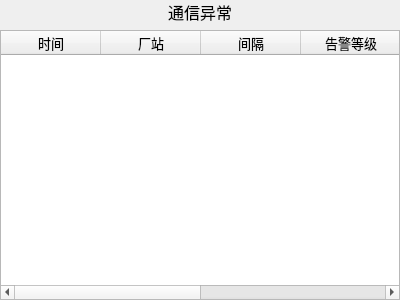
<?xml version="1.0" encoding="UTF-8"?>
<ui version="4.0">
 <class>DeviceCommInterrupt</class>
 <widget class="QWidget" name="DeviceCommInterrupt">
  <property name="geometry">
   <rect>
    <x>0</x>
    <y>0</y>
    <width>400</width>
    <height>300</height>
   </rect>
  </property>
  <property name="font">
   <font>
    <pointsize>14</pointsize>
   </font>
  </property>
  <property name="windowTitle">
   <string>Form</string>
  </property>
  <layout class="QGridLayout" name="gridLayout" rowstretch="1,13">
   <property name="margin">
    <number>0</number>
   </property>
   <item row="0" column="0">
    <widget class="QLabel" name="label">
     <property name="sizePolicy">
      <sizepolicy hsizetype="Expanding" vsizetype="Expanding">
       <horstretch>0</horstretch>
       <verstretch>0</verstretch>
      </sizepolicy>
     </property>
     <property name="font">
      <font>
       <pointsize>12</pointsize>
      </font>
     </property>
     <property name="text">
      <string>通信异常</string>
     </property>
     <property name="alignment">
      <set>Qt::AlignCenter</set>
     </property>
    </widget>
   </item>
   <item row="1" column="0">
    <widget class="QTableWidget" name="tableWidget">
     <property name="font">
      <font>
       <pointsize>10</pointsize>
      </font>
     </property>
     <column>
      <property name="text">
       <string>时间</string>
      </property>
     </column>
     <column>
      <property name="text">
       <string>厂站</string>
      </property>
     </column>
     <column>
      <property name="text">
       <string>间隔</string>
      </property>
     </column>
     <column>
      <property name="text">
       <string>告警等级</string>
      </property>
     </column>
     <column>
      <property name="text">
       <string>推理结论</string>
      </property>
     </column>
     <column>
      <property name="text">
       <string>详情</string>
      </property>
     </column>
    </widget>
   </item>
  </layout>
 </widget>
 <resources/>
 <connections/>
</ui>
